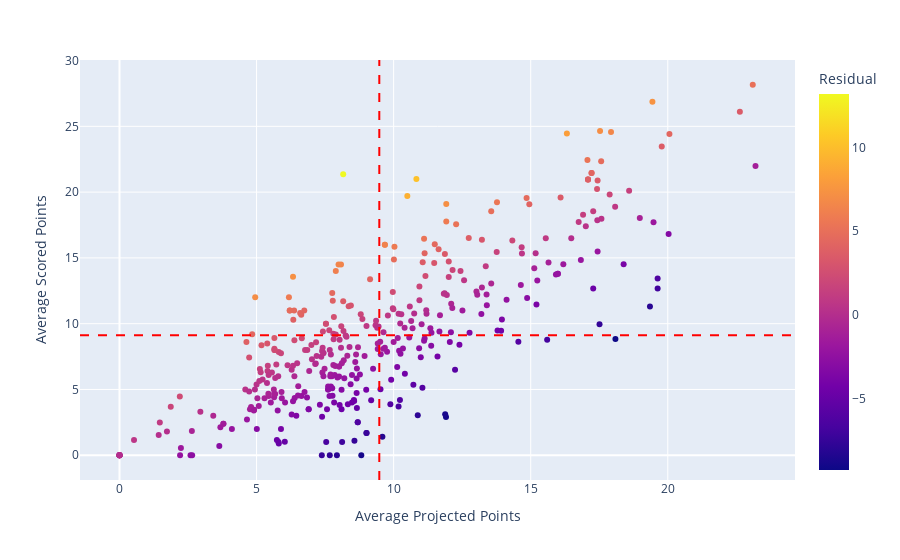

The cell this chart's notebook holds for it:
### Code cell
fig = px.scatter(df, x=df['Average Projected Points'], y=df['Average Scored Points'], color=df['Residual'], hover_data=['Average Projected Points', 'Length of Ownership','Player', 'Team'])
fig.add_hline(df['Average Scored Points'].mean(), line_color='Red', line_dash = 'dash')
fig.add_vline(df['Average Projected Points'].mean(), line_color='Red', line_dash = 'dash')
fig.show()

### Figure 1 — Plotly figure (JSON) as saved in the notebook; plotly's stock layout.template omitted (floating-point values rounded to 4 significant figures; data arrays with more than 128 entries replaced by an {"elided": "..."} marker saying what was removed)
{"data": [{"customdata": {"elided": "379x3 mixed values"}, "hovertemplate": "Average Projected Points=%{x}<br>Average Scored Points=%{y}<br>Length of Ownership=%{customdata[0]}<br>Player=%{customdata[1]}<br>Team=%{customdata[2]}<br>Residual=%{marker.color}<extra></extra>", "legendgroup": "", "marker": {"color": {"elided": "379 float values"}, "coloraxis": "coloraxis", "symbol": "circle"}, "mode": "markers", "name": "", "orientation": "v", "showlegend": false, "type": "scatter", "x": {"elided": "379 float values"}, "xaxis": "x", "y": {"elided": "379 float values"}, "yaxis": "y"}], "layout": {"coloraxis": {"colorbar": {"title": {"text": "Residual"}}, "colorscale": [[0, "#0d0887"], [0.1111, "#46039f"], [0.2222, "#7201a8"], [0.3333, "#9c179e"], [0.4444, "#bd3786"], [0.5556, "#d8576b"], [0.6667, "#ed7953"], [0.7778, "#fb9f3a"], [0.8889, "#fdca26"], [1, "#f0f921"]]}, "legend": {"tracegroupgap": 0}, "margin": {"t": 60}, "shapes": [{"line": {"color": "Red", "dash": "dash"}, "type": "line", "x0": 0, "x1": 1, "xref": "x domain", "y0": 9.114, "y1": 9.114, "yref": "y"}, {"line": {"color": "Red", "dash": "dash"}, "type": "line", "x0": 9.477, "x1": 9.477, "xref": "x", "y0": 0, "y1": 1, "yref": "y domain"}], "xaxis": {"anchor": "y", "domain": [0, 1], "title": {"text": "Average Projected Points"}}, "yaxis": {"anchor": "x", "domain": [0, 1], "title": {"text": "Average Scored Points"}}}}
